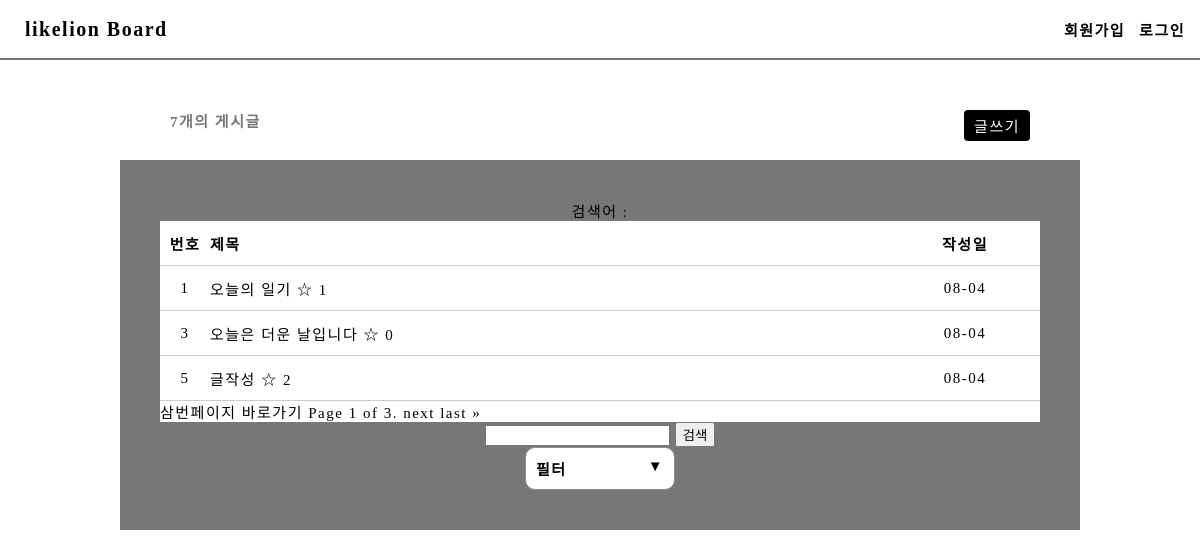
The page / on the database its author committed.
### board/models.py (models this page shows, shortened)
class Post(models.Model):
    author = models.ForeignKey(settings.AUTH_USER_MODEL,on_delete=models.CASCADE,null=True,related_name="created_posts" )
    title = models.CharField("제목", max_length=50)
    desc = models.TextField("내용")
    like = models.ManyToManyField(settings.AUTH_USER_MODEL, related_name="liked_posts")
    create_at = models.DateTimeField('작성시간', default = timezone.now)

### board/views.py (the view)
# urls.py: path('',index, name="index" ),
def index(request):
    context=dict()
    search_q = request.GET.get('q','')
    filter_q = request.GET.get('filter','') #filter_q = 오늘
    search_post = Post.objects.filter(Q(title__icontains=search_q) |
                                      Q(desc__icontains=search_q) )
    filter_post = search_post.filter(Q(title__icontains=filter_q) |
                                      Q(desc__icontains=filter_q) )
    paginator = Paginator(filter_post, 3) # Show 25 contacts per page.
    page_number = request.GET.get('page')
    page_obj = paginator.get_page(page_number)
    context['all_post'] = filter_post
    context['page_obj'] = page_obj
    return render(request,'index.html',context)

### board/templates/index.html (shortened to what this page needs)
{% extends 'base.html' %}
{%load static%}
{% block extrahead %}
    <link rel="stylesheet" href="{% static 'css/index.css' %}" type="text/css" />
{% endblock %}
{% block content %}
<div class="container">
        검색어 : {{request.GET.q}}
<div class="cnt_post">{{all_post|length}}개의 게시글</div>
<a class="write_btn" href="{% url 'create' %}">글쓰기</a>
<section>
    <div class="post_row post_row_label">
        <div class="post_id"> 번호 </div>
        <div class="post_title"> 제목 </div>
        <div class="post_date">작성일</div>
    </div>
    {% for one_post in page_obj %}
         <div class="post_row">
            <div class="post_id"> {{one_post.id}} </div>
            <div class="post_title">
                <a href="{% url 'detail' one_post.id %}">{{one_post.title}}</a>
                {% if user in one_post.like.all %}
                <a href="{% url 'like' one_post.id %}">★</a>
                {%else%}
                <a href="{% url 'like' one_post.id %}">☆</a>
                {%endif%}
                {{one_post.like.all|length }}
            </div>
            <div class="post_date">{{one_post.create_at|date:" m-d "}}</div>
        </div>
    {%endfor%}
  <div class="pagination">
    <span class="step-links">
        <a href="?page=3">삼번페이지 바로가기</a>
        <span class="current">
            Page {{ page_obj.number }} of {{ page_obj.paginator.num_pages }}.
        </span>
        {% if page_obj.has_next %}
            <a href="?page={{ page_obj.next_page_number }}">next</a>
            <a href="?page={{ page_obj.paginator.num_pages }}">last &raquo;</a>
        {% endif %}
    </span>
</div>
</section>
<form>
    <input type="search" name="q"/>
    <input type="submit" value="검색"/>
</form>
    <div class="dropdown">
        <div class="dropdown_display"> 필터 <span>▼</span></div>
    </div>
</div>
{%endblock%}

### templates/base.html (shortened to what this page needs)
{% load static %}
<!DOCTYPE html>
<html lang="en">
<head>
    <link rel="stylesheet" href="{% static 'css/base.css' %}" type="text/css" />
    {% block extrahead %}
    {% endblock %}
</head>
<body>
    <nav>
    <a class="logo" href="{% url 'index' %}">likelion Board</a>
    <span>
    {% if user.is_authenticated %}
        <a href="{% url 'index' %}">{{user}}</a>
        <a href="{% url 'signout' %}">로그아웃</a>
    {%else%}
        <a href="{% url 'signup' %}">회원가입</a>
        <a href="{% url 'signin' %}">로그인</a>
    {%endif%}
    </span>
    </nav>
    {% block content %}
    {%endblock%}
</body>
</html>

### basestatic/css/base.css (style rules this page uses)
html { font-size:10px; text-decoration: none; letter-spacing: 1.5px; }
body { margin:0; }
a,a:visited { color:inherit; text-decoration: none; }
nav { position:sticky; top:0; border-bottom: 2px solid #777; display:flex; justify-content: space-between; align-items:center; padding:1.5rem; height:6rem; box-sizing: border-box; z-index:5; background-color:white; }
nav a { font-size:1.5rem; font-weight:bold; margin-lefT:1rem; }
.logo { font-size:2rem; font-weight:bold; }
.container { display:flex; justify-content: space-between; align-items:center; flex-direction: column; width:80%; margin:10rem auto; font-size:1.5rem; position:relative; padding:4rem; box-sizing:border-box; background-color:#777; }
* { box-sizing: border-box; }

### board/static/css/index.css (style rules this page uses)
.cnt_post { position:absolute; top:-5rem; left:5rem; color:#777; font-weight:bold; }
.write_btn { position:absolute; top:-5rem; right:5rem; color: white !important; background-color:black; border-radius:0.4rem; padding: 0.5rem 1rem; }
section { width:100%; display:flex; flex-direction: column; background-color:white; }
.post_row { display:flex; align-items: center; height:4.5rem; border-bottom:1.5px solid #ccc; }
.post_row_label div { font-weight:bold; }
.post_id { width:5rem; text-align:center; }
.post_title { flex:1; }
.post_date { width:15rem; text-align:center; }
.dropdown { width: 150px; padding:10px 10px; box-sizing:border-box; border-radius: 10px; border:solid 1px #8c8c8c; background-color: white; position: relative; cursor:pointer; }
.dropdown_display { display: flex; justify-content: space-between; font-weight: 800; }

### rows shown on the page
Post: id "1", title "오늘의 일기", like.all|length "1", create_at "08-04"
Post: id "3", title "오늘은 더운 날입니다", like.all|length "0", create_at "08-04"
Post: id "5", title "글작성", like.all|length "2", create_at "08-04"

### other values the page prints
{{ all_post|length }} "7"
{{ page_obj.number }} "1"
{{ page_obj.paginator.num_pages }} "3"
